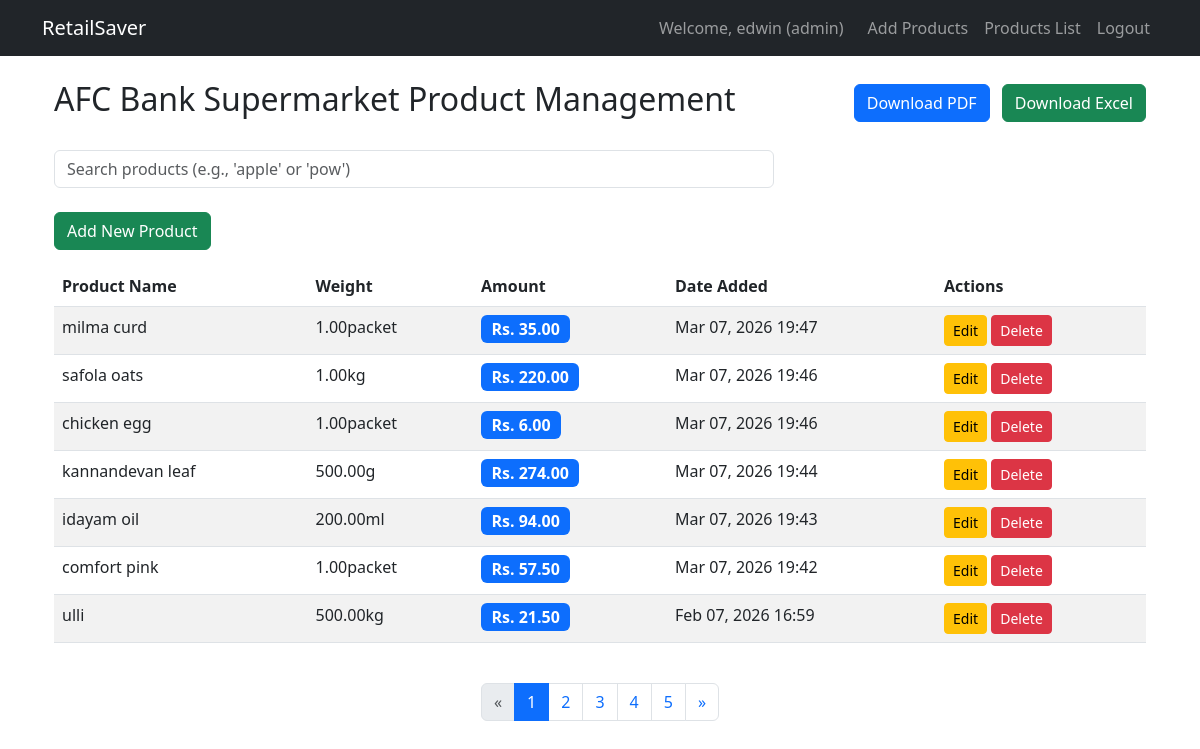
/products/ (signed in), run on the app's committed database.
### accounts/models.py (models this page shows, shortened)
class CustomUser(AbstractUser):
    ROLE_CHOICES = [
        ('admin', 'Admin'),
    ]
    role = models.CharField(max_length=10, choices=ROLE_CHOICES, default='admin')

### products/models.py (models this page shows, shortened)
class Product(models.Model):
    UNIT_CHOICES = [
        ('g', 'g'),
        ('kg', 'kg'),
        ('ml', 'ml'),
        ('l', 'l'),
        ('packet', 'packet'),
    ]
    name = models.CharField(max_length=200)
    quantity = models.DecimalField(max_digits=10, decimal_places=2)
    weight_unit = models.CharField(max_length=10, choices=UNIT_CHOICES, default='g')
    amount = models.DecimalField(max_digits=10, decimal_places=2)  # Price
    user = models.ForeignKey(User, on_delete=models.CASCADE)
    date_added = models.DateTimeField(default=timezone.now)
    class Meta:
        ordering = ['-date_added']
    def get_weight_display(self):
        return f"{self.quantity}{self.weight_unit}"

### products/views.py (the view, shortened to what this page needs)
# urls.py: path('', views.ProductListView.as_view(), name='product_list'),
class ProductListView(AdminRequiredMixin, ListView):
    model = Product
    template_name = 'products/product_list.html'
    context_object_name = 'products'
    paginate_by = None
    def get_queryset(self):
        queryset = Product.objects.filter(user=self.request.user)
        search = self.request.GET.get('search')
        if search:
            queryset = queryset.filter(Q(name__icontains=search))
        return queryset.order_by('-date_added')
    def get_context_data(self, **kwargs):
        context = super().get_context_data(**kwargs)
        page_obj, products = paginate_queryset(self.request, context['object_list'])
        context['products'] = products
        context['page_obj'] = page_obj
        context['paginator'] = page_obj.paginator
        context['is_paginated'] = True
        context['search_term'] = self.request.GET.get('search', '')
        return context
    def get(self, request, *args, **kwargs):
        return super().get(request, *args, **kwargs)

### products/views.py (called while the page is built)
    def dispatch(self, request, *args, **kwargs):
        if not request.user.is_authenticated:
            messages.warning(request, 'You must be logged in to access this page.')
            return HttpResponseRedirect(reverse_lazy('login'))
        if not hasattr(request.user, 'role') or request.user.role != 'admin':
            messages.warning(request, 'No permission to access this page.')
            return HttpResponseRedirect(reverse_lazy('login'))
        return super().dispatch(request, *args, **kwargs)

### utils/pagination.py (called while the page is built)
def paginate_queryset(request, queryset):
    paginator = Paginator(queryset, DEFAULT_PER_PAGE)
    page_number = request.GET.get('page')
    try:
        page_obj = paginator.page(page_number)
    except PageNotAnInteger:
        page_obj = paginator.page(1)
    except EmptyPage:
        page_obj = paginator.page(paginator.num_pages)
    return page_obj, page_obj.object_list

### products/templates/products/product_list.html (shortened to what this page needs)
{% extends 'home.html' %}
{% load crispy_forms_tags %}
{% block content %}
<div class="container mt-4">
    <div class="d-flex justify-content-between align-items-center mb-4">
        <h2>AFC Bank Supermarket Product Management</h2>
        <div>
            <a href="{% url 'product_export_pdf' %}" class="btn btn-primary me-2">Download PDF</a>
            <a href="{% url 'product_export_excel' %}" class="btn btn-success">Download Excel</a>
        </div>
    </div>
    <div class="mb-4">
        <div class="row">
            <div class="col-md-8">
                <input type="text"
                       id="searchInput"
                       class="form-control"
                       placeholder="Search products (e.g., 'apple' or 'pow')"
                       value="{{ search_term }}"
                       autocomplete="off">
            </div>
        </div>
    </div>
    <div class="mb-3">
        <a href="{% url 'product_create' %}" class="btn btn-success">Add New Product</a>
    </div>
    <div class="table-responsive">
        <table class="table table-striped">
            <thead>
                <tr>
                    <th>Product Name</th>
                    <th>Weight</th>
                    <th>Amount</th>
                    <th>Date Added</th>
                    <th>Actions</th>
                </tr>
            </thead>
            <tbody id="productTableBody">
                {% for product in products %}
                <tr>
                    <td>{{ product.name }}</td>
                    <td>{{ product.get_weight_display }}</td>
                    <td><span class="badge bg-primary fs-6">Rs. {{ product.amount }}</span></td>
                    <td>{{ product.date_added|date:"M d, Y H:i" }}</td>
                    <td>
                        <button class="btn btn-sm btn-warning edit-btn"
                                data-bs-toggle="modal"
                                data-bs-target="#editModal{{ product.pk }}"
                                data-product-url="{% url 'product_update' product.pk %}">Edit</button>
                        <button class="btn btn-sm btn-danger delete-btn"
                                data-bs-toggle="modal"
                                data-bs-target="#deleteModal{{ product.pk }}"
                                data-product-url="{% url 'product_delete' product.pk %}">Delete</button>
                    </td>
                </tr>
                {% empty %}
                <tr><td colspan="5" class="text-center">No products found.</td></tr>
                {% endfor %}
            </tbody>
        </table>
    </div>
    {% include 'partials/pagination.html' %}
</div>
{% endblock %}

### templates/home.html (shortened to what this page needs)
<!DOCTYPE html>
<html lang="en">
<head>
    <link href="https://cdn.jsdelivr.net/npm/bootstrap@5.3.0/dist/css/bootstrap.min.css" rel="stylesheet">
</head>
<body>
    <nav class="navbar navbar-expand-lg navbar-dark bg-dark">
        <div class="container">
            <a class="navbar-brand" href="{% url 'home' %}">RetailSaver</a>
            <div class="navbar-nav ms-auto">
                {% if user.is_authenticated %}
                    <span class="navbar-text me-3">Welcome, {{ user.username }} ({{ user.role }})</span>
                    <a class="nav-link" href="{% url 'product_create' %}">Add Products</a>
                    <a class="nav-link" href="{% url 'product_list' %}">Products List</a>
                    <a class="nav-link" href="{% url 'logout' %}">Logout</a>
                {% endif %}
            </div>
        </div>
    </nav>
    <div class="container mt-4">
        {% block content %}{% endblock %}
    </div>
</body>
</html>

### templates/partials/pagination.html (shortened to what this page needs)
{% if page_obj %}
<nav aria-label="Page navigation" class="mt-4">
    <ul class="pagination justify-content-center">
        {% if page_obj.has_previous %}
            <li class="page-item">
                <a class="page-link" href="?page={{ page_obj.previous_page_number }}">&laquo;</a>
            </li>
        {% else %}
            <li class="page-item disabled">
                <span class="page-link">&laquo;</span>
            </li>
        {% endif %}
        {% for num in page_obj.paginator.page_range %}
            <li class="page-item {% if page_obj.number == num %}active{% endif %}">
                <a class="page-link" href="?page={{ num }}">{{ num }}</a>
            </li>
        {% endfor %}
        {% if page_obj.has_next %}
            <li class="page-item">
                <a class="page-link" href="?page={{ page_obj.next_page_number }}">&raquo;</a>
            </li>
        {% else %}
            <li class="page-item disabled">
                <span class="page-link">&raquo;</span>
            </li>
        {% endif %}
    </ul>
</nav>
{% endif %}

### data on the page
CustomUser: username "edwin", role "admin"
Product: name "milma curd", weight "1.00packet", amount "35.00", date_added "Mar 07, 2026 19:47"
Product: name "safola oats", weight "1.00kg", amount "220.00", date_added "Mar 07, 2026 19:46"
Product: name "chicken egg", weight "1.00packet", amount "6.00", date_added "Mar 07, 2026 19:46"
Product: name "kannandevan leaf", weight "500.00g", amount "274.00", date_added "Mar 07, 2026 19:44"
Product: name "idayam oil", weight "200.00ml", amount "94.00", date_added "Mar 07, 2026 19:43"
Product: name "comfort pink", weight "1.00packet", amount "57.50", date_added "Mar 07, 2026 19:42"
Product: name "ulli", weight "500.00kg", amount "21.50", date_added "Feb 07, 2026 16:59"

### other printed values
{{ num }} "1" "2" "3" "4" "5"
